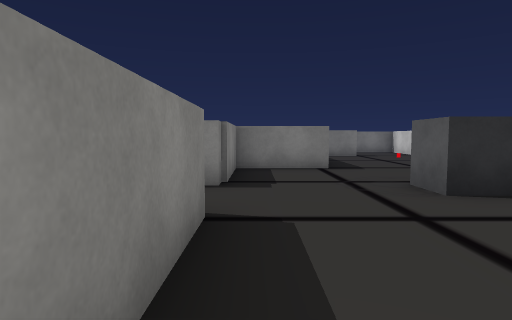
view 1 (above)

23 first-person views from a walk through a scene from a Unity 3-D project. The camera is 1.5 m above the floor, tilts 4° down and sees 75° across. The floor is counted in squares, 2 m on a side. Each view is taken from the middle of a square. On the plan, view 1 faces up. The plan holds only what a view shows up to about 11 squares ahead; the rest is blank. The place goes on beyond the plan. The player is left out. Door leaves are left out, so doorways stand open. Some surface patterns are stand-ins.

view 2
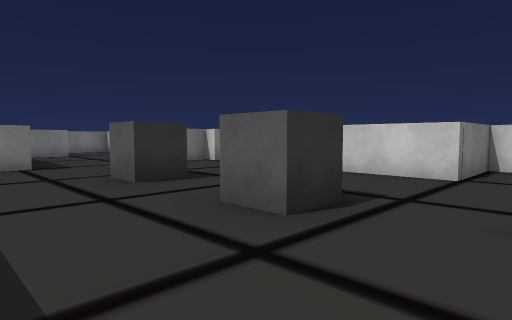

view 3
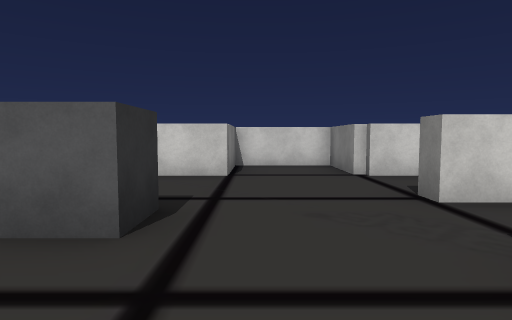

view 4
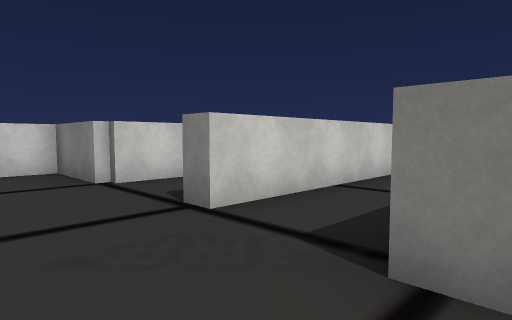

view 5
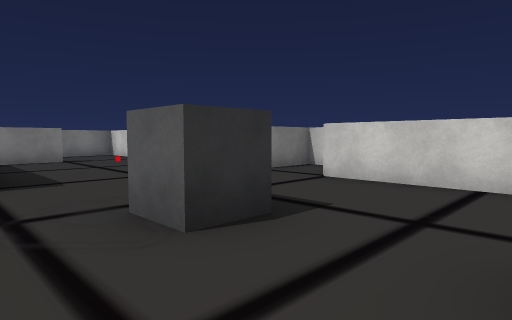

view 6
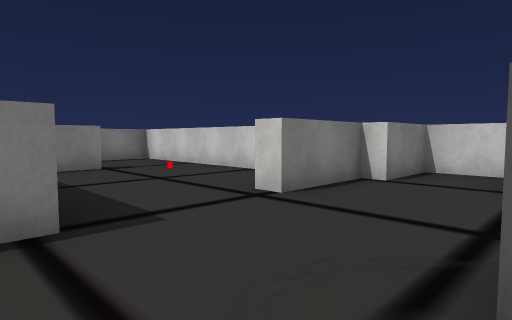

view 7
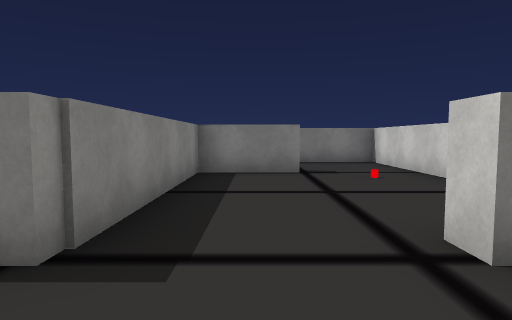

view 8
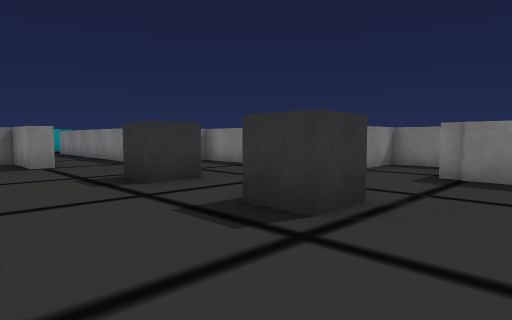

view 9
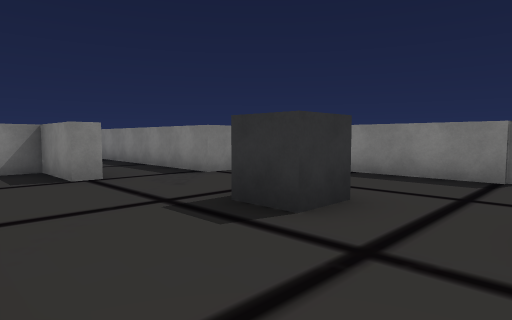

view 10
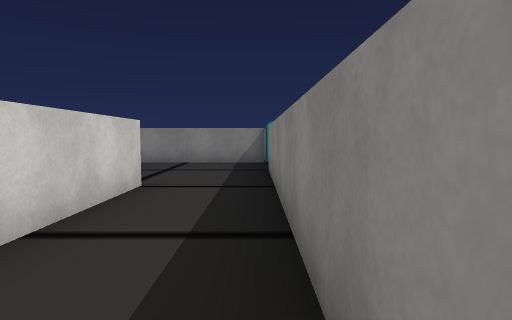

view 11
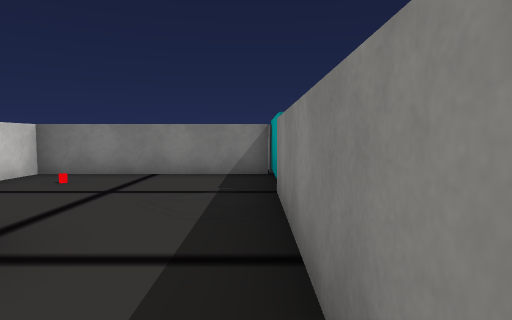

view 12
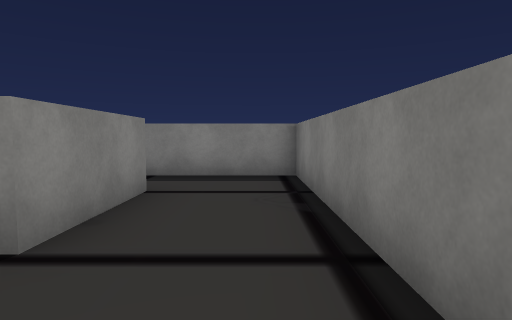

view 13
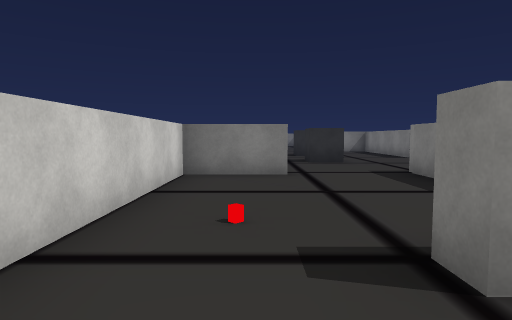

view 14
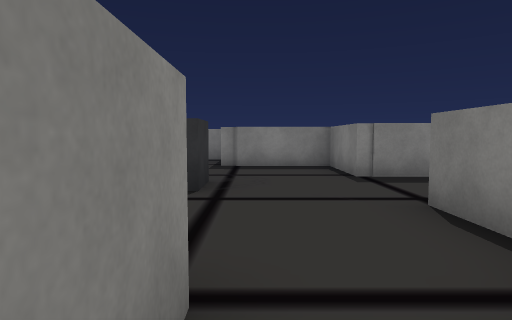

view 15
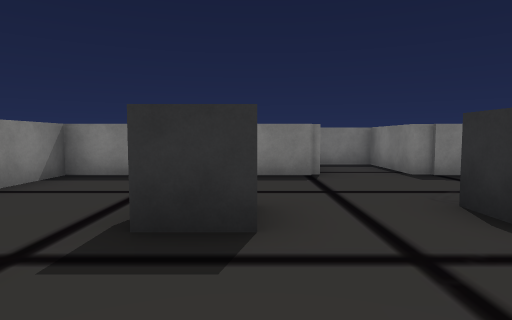

view 16
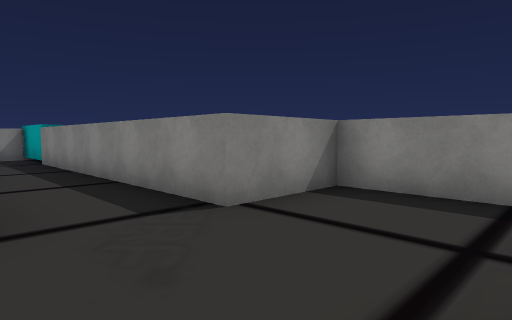

view 17
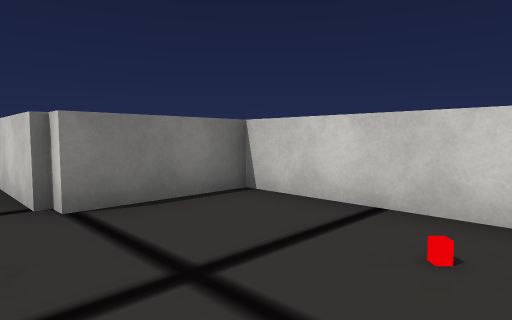

view 18
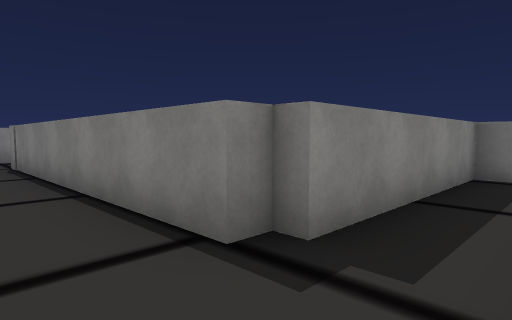

view 19
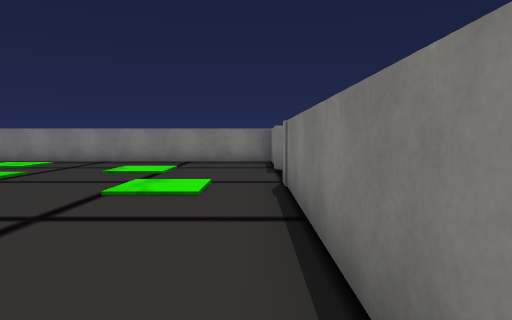

view 20
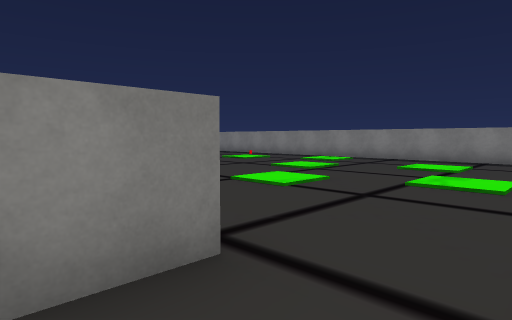

view 21
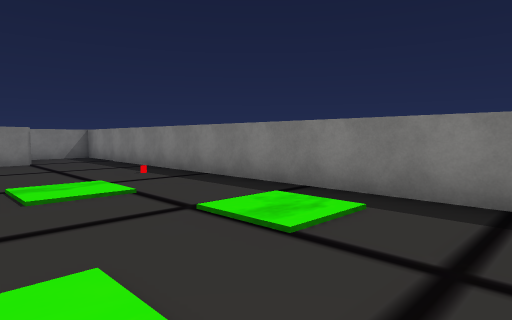

view 22
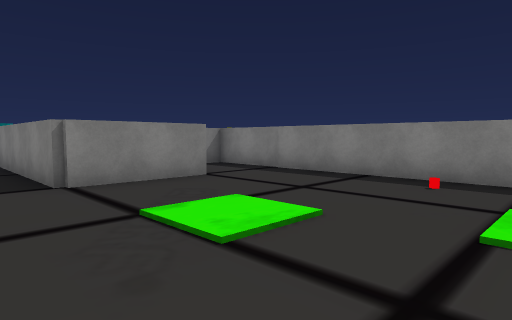

view 23
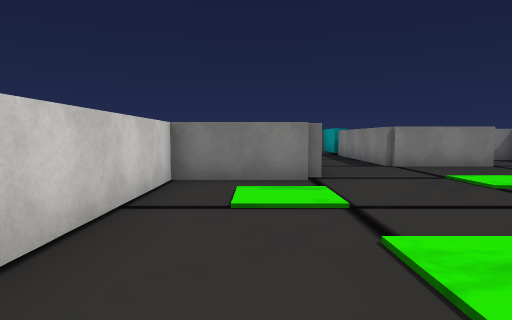

### Floor plan
Key: @ floor where view 1 was taken; # wall or solid block; . floor; D open door; ≈ slime the walk keeps out of; O other object.
Columns run from 14 left of view 1 to 9 right of it. Each row starts with its distance up from view 1.
 16              #########
 15              #.......#
 14              #.......#
 13              #..##...#
 12              #..#..O.#
 11  ###. ########..#....#
 10  #..............#....#
  9  #....≈.........#D...#
  8  #.≈≈.≈....#####DDD#####
  7  #.≈≈......  #...D.....#
  6  #.....≈≈.   #.........#
  5  #...≈...  ###...O...###
  4  #≈≈.... . #.........#
  3  #..... ≈..###.......#
  2  #.....≈≈..# #...O...#
  1  #.≈≈......# #...O...###
  0  #......≈≈.# #@........#
 -1  #O..≈.....# #.........#
 -2  #...≈..#### ###.....###
 -3  #......       #..#..#
 -4 ##....DD       #..####
 -5 #..###DD       #..#
 -6 #..  #..       #..#
 -7 ###  #..       ##.####
 -8      #.         #....#
 -9      #          #....#
-10                ##..O.#
-11                #.....#
-12                #######
-13                 #

Positions as (right, up) in squares from view 1, and headings:
1: (0, 0), facing up
2: (0, -1), facing up-right
3: (0, 0), facing right
4: (1, 0), facing down-right
5: (1, 2), facing up-right
6: (1, 5), facing up-right
7: (3, 6), facing up
8: (6, 7), facing down-left
9: (6, 4), facing down-left
10: (2, -2), facing down
11: (2, -5), facing down
12: (6, 15), facing left
13: (5, 15), facing down
14: (8, 6), facing left
15: (6, 2), facing left
16: (4, 1), facing down-left
17: (3, -11), facing up-right
18: (1, 9), facing up-left
19: (-3, 10), facing left
20: (-2, 10), facing down-left
21: (-9, 6), facing down-left
22: (-7, 1), facing down-left
23: (-5, 4), facing down
